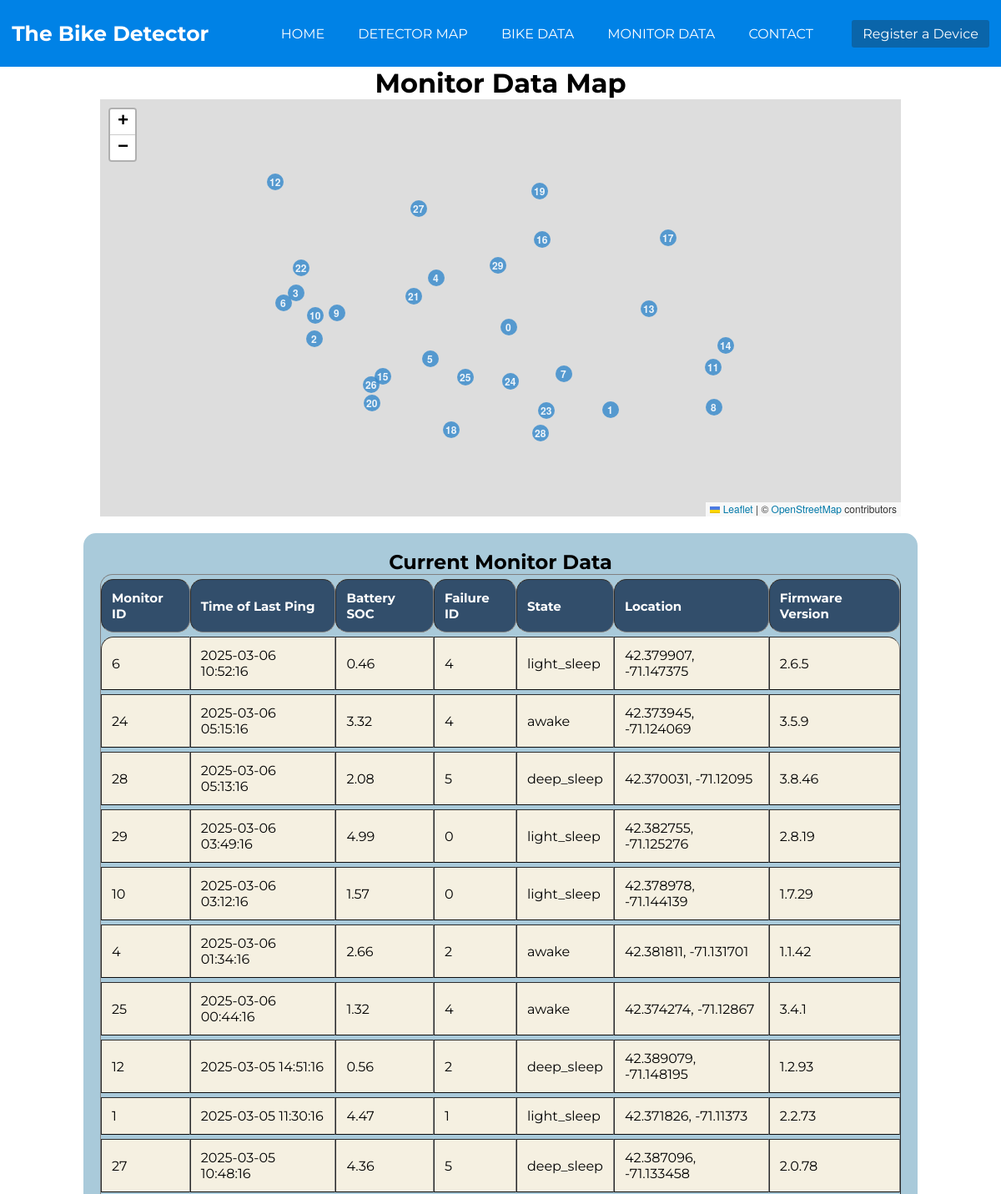
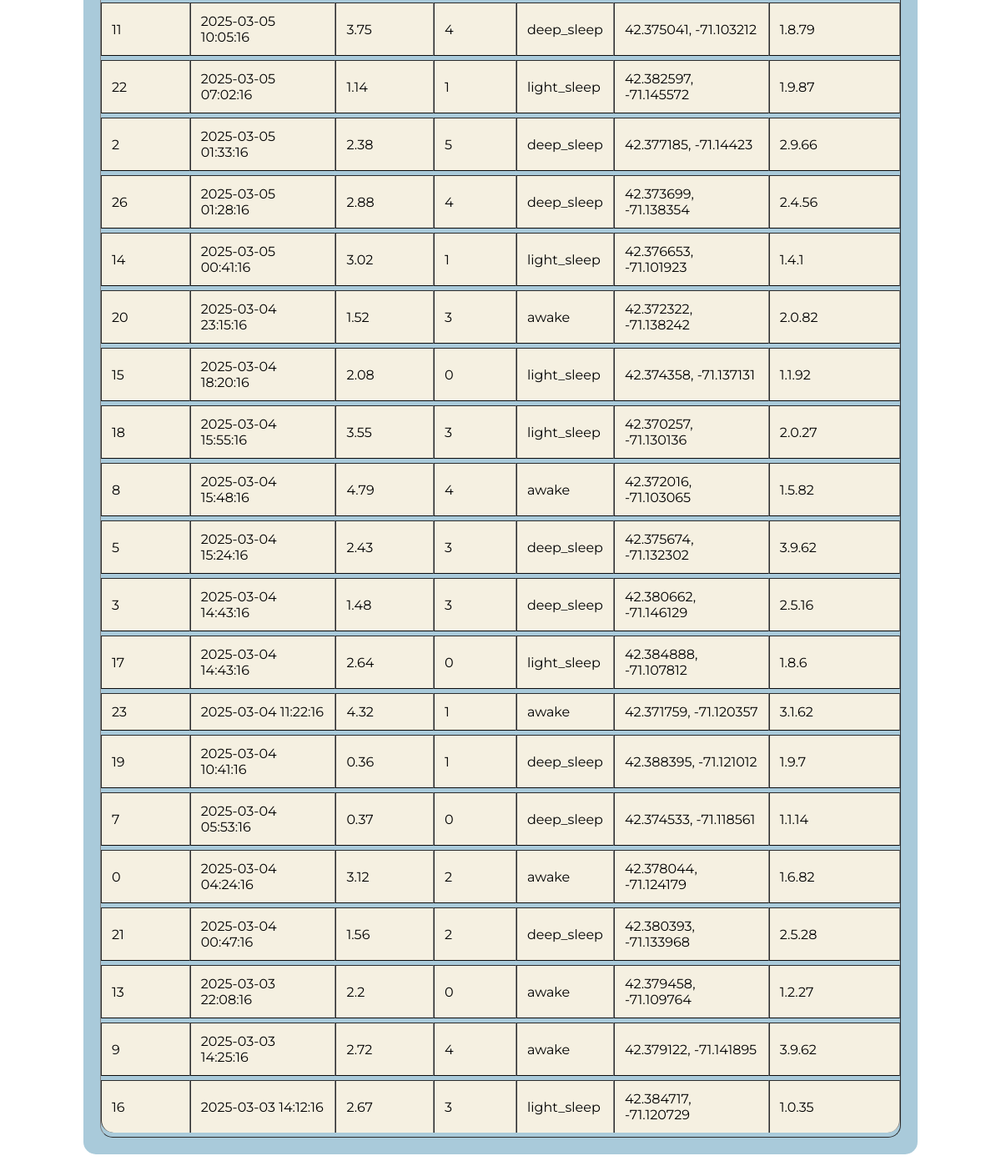
The page /map on the database its author committed (2 pictures, top to bottom).
### tables this page shows
CREATE TABLE monitor_data (
        monitor_ID INTEGER,
        time_of_last_ping TEXT,
        battery_SOC REAL,
        failure_ID INTEGER,
        state TEXT,
        location TEXT,
        firmware_version TEXT
    );

### fastapi_skeleton.py (the view)
@app.get("/map", response_class=HTMLResponse)
async def map_page(request: Request):
    conn = sqlite3.connect("data/server_monitor_data_agg.db")
    cursor = conn.cursor()
    query = """
    SELECT monitor_ID, time_of_last_ping, battery_SOC, failure_ID, state, location, firmware_version
    FROM monitor_data
    WHERE monitor_ID IN (
        SELECT monitor_ID
        FROM monitor_data
        GROUP BY monitor_ID
        ORDER BY MAX(time_of_last_ping) DESC
    )
    ORDER BY time_of_last_ping DESC
    """
    cursor.execute(query)
    data = cursor.fetchall()  # Get all the rows
    conn.close()
    return templates.TemplateResponse("map_page.html", {"request": request, "data": data})

### templates/map_page.html (shortened to what this page needs)
{% extends "base.html" %}
{% block content %}
    <h1 style="text-align: center;">Monitor Data Map</h1>
    <div style="display: flex; justify-content: center; flex-direction: column; align-items: center;">
        <link rel="stylesheet" href="https://unpkg.com/leaflet@1.7.1/dist/leaflet.css" />
        <div id="map" style="height: 500px; width: 80%;"></div>
        <div class="table-container" style="width: 80%; margin-top: 20px; text-align: center;">
            <h2>Current Monitor Data</h2>
            <table border="1" style="width: 100%; text-align: center;">
                <thead>
                    <tr>
                        <th>Monitor ID</th>
                        <th>Time of Last Ping</th>
                        <th>Battery SOC</th>
                        <th>Failure ID</th>
                        <th>State</th>
                        <th>Location</th>
                        <th>Firmware Version</th>
                    </tr>
                </thead>
                <tbody>
                    {% for entry in data %}
                    <tr data-id="{{ entry[0] }}">
                        <td>{{ entry[0] }}</td>
                        <td>{{ entry[1] }}</td>
                        <td>{{ entry[2] }}</td>
                        <td>{{ entry[3] }}</td>
                        <td>{{ entry[4] }}</td>
                        <td>{{ entry[5] }}</td>
                        <td>{{ entry[6] }}</td>
                    </tr>
                    {% endfor %}
                </tbody>
            </table>
        </div>
    </div>
{% endblock %}

### static/home.css (style rules this page uses)
* { margin: 0; text-decoration: none; list-style: none; }
body { font-family: "Montserrat", sans-serif; }

### templates/map_page.html (style rules this page uses)
#map { height: 500px; width: 100%; }
.table-container { margin: 20px auto; padding: 20px; width: 100%; max-width: 1300px; background-color: #a9cada; border-radius: 15px; }
table { width: 100%; border-collapse: separate; border-spacing: 0 5px; border-radius: 15px; }
th { background-color: #324e6b; color: white; padding: 12px; text-align: left; font-size: 15px; border-top-left-radius: 15px; border-top-right-radius: 15px; border-bottom-left-radius: 15px; border-bottom-right-radius: 15px; }
tr { background-color: #f5f0e1; border-radius: 15px; padding: 10px; }
td { padding: 12px; text-align: left; border-bottom: 1px solid #0c0c0c; }
tr:first-child td:first-child { border-top-left-radius: 15px; }
tr:first-child td:last-child { border-top-right-radius: 15px; }
tr:last-child td:first-child { border-bottom-left-radius: 15px; }
tr:last-child td:last-child { border-bottom-right-radius: 15px; }
tr:last-child td { border-bottom: none; }

### rows shown on the page
monitor_data: monitor_ID "6", time_of_last_ping "2025-03-06 10:52:16", battery_SOC "0.46", failure_ID "4", state "light_sleep", location "42.379907, -71.147375", firmware_version "2.6.5"
monitor_data: monitor_ID "24", time_of_last_ping "2025-03-06 05:15:16", battery_SOC "3.32", failure_ID "4", state "awake", location "42.373945, -71.124069", firmware_version "3.5.9"
monitor_data: monitor_ID "28", time_of_last_ping "2025-03-06 05:13:16", battery_SOC "2.08", failure_ID "5", state "deep_sleep", location "42.370031, -71.12095", firmware_version "3.8.46"
monitor_data: monitor_ID "29", time_of_last_ping "2025-03-06 03:49:16", battery_SOC "4.99", failure_ID "0", state "light_sleep", location "42.382755, -71.125276", firmware_version "2.8.19"
monitor_data: monitor_ID "10", time_of_last_ping "2025-03-06 03:12:16", battery_SOC "1.57", failure_ID "0", state "light_sleep", location "42.378978, -71.144139", firmware_version "1.7.29"
monitor_data: monitor_ID "4", time_of_last_ping "2025-03-06 01:34:16", battery_SOC "2.66", failure_ID "2", state "awake", location "42.381811, -71.131701", firmware_version "1.1.42"
monitor_data: monitor_ID "25", time_of_last_ping "2025-03-06 00:44:16", battery_SOC "1.32", failure_ID "4", state "awake", location "42.374274, -71.12867", firmware_version "3.4.1"
monitor_data: monitor_ID "12", time_of_last_ping "2025-03-05 14:51:16", battery_SOC "0.56", failure_ID "2", state "deep_sleep", location "42.389079, -71.148195", firmware_version "1.2.93"
monitor_data: monitor_ID "1", time_of_last_ping "2025-03-05 11:30:16", battery_SOC "4.47", failure_ID "1", state "light_sleep", location "42.371826, -71.11373", firmware_version "2.2.73"
monitor_data: monitor_ID "27", time_of_last_ping "2025-03-05 10:48:16", battery_SOC "4.36", failure_ID "5", state "deep_sleep", location "42.387096, -71.133458", firmware_version "2.0.78"
monitor_data: monitor_ID "11", time_of_last_ping "2025-03-05 10:05:16", battery_SOC "3.75", failure_ID "4", state "deep_sleep", location "42.375041, -71.103212", firmware_version "1.8.79"
monitor_data: monitor_ID "22", time_of_last_ping "2025-03-05 07:02:16", battery_SOC "1.14", failure_ID "1", state "light_sleep", location "42.382597, -71.145572", firmware_version "1.9.87"
monitor_data: monitor_ID "2", time_of_last_ping "2025-03-05 01:33:16", battery_SOC "2.38", failure_ID "5", state "deep_sleep", location "42.377185, -71.14423", firmware_version "2.9.66"
monitor_data: monitor_ID "26", time_of_last_ping "2025-03-05 01:28:16", battery_SOC "2.88", failure_ID "4", state "deep_sleep", location "42.373699, -71.138354", firmware_version "2.4.56"
monitor_data: monitor_ID "14", time_of_last_ping "2025-03-05 00:41:16", battery_SOC "3.02", failure_ID "1", state "light_sleep", location "42.376653, -71.101923", firmware_version "1.4.1"
monitor_data: monitor_ID "20", time_of_last_ping "2025-03-04 23:15:16", battery_SOC "1.52", failure_ID "3", state "awake", location "42.372322, -71.138242", firmware_version "2.0.82"
monitor_data: monitor_ID "15", time_of_last_ping "2025-03-04 18:20:16", battery_SOC "2.08", failure_ID "0", state "light_sleep", location "42.374358, -71.137131", firmware_version "1.1.92"
monitor_data: monitor_ID "18", time_of_last_ping "2025-03-04 15:55:16", battery_SOC "3.55", failure_ID "3", state "light_sleep", location "42.370257, -71.130136", firmware_version "2.0.27"
monitor_data: monitor_ID "8", time_of_last_ping "2025-03-04 15:48:16", battery_SOC "4.79", failure_ID "4", state "awake", location "42.372016, -71.103065", firmware_version "1.5.82"
monitor_data: monitor_ID "5", time_of_last_ping "2025-03-04 15:24:16", battery_SOC "2.43", failure_ID "3", state "deep_sleep", location "42.375674, -71.132302", firmware_version "3.9.62"
monitor_data: monitor_ID "3", time_of_last_ping "2025-03-04 14:43:16", battery_SOC "1.48", failure_ID "3", state "deep_sleep", location "42.380662, -71.146129", firmware_version "2.5.16"
monitor_data: monitor_ID "17", time_of_last_ping "2025-03-04 14:43:16", battery_SOC "2.64", failure_ID "0", state "light_sleep", location "42.384888, -71.107812", firmware_version "1.8.6"
monitor_data: monitor_ID "23", time_of_last_ping "2025-03-04 11:22:16", battery_SOC "4.32", failure_ID "1", state "awake", location "42.371759, -71.120357", firmware_version "3.1.62"
monitor_data: monitor_ID "19", time_of_last_ping "2025-03-04 10:41:16", battery_SOC "0.36", failure_ID "1", state "deep_sleep", location "42.388395, -71.121012", firmware_version "1.9.7"
monitor_data: monitor_ID "7", time_of_last_ping "2025-03-04 05:53:16", battery_SOC "0.37", failure_ID "0", state "deep_sleep", location "42.374533, -71.118561", firmware_version "1.1.14"
monitor_data: monitor_ID "0", time_of_last_ping "2025-03-04 04:24:16", battery_SOC "3.12", failure_ID "2", state "awake", location "42.378044, -71.124179", firmware_version "1.6.82"
monitor_data: monitor_ID "21", time_of_last_ping "2025-03-04 00:47:16", battery_SOC "1.56", failure_ID "2", state "deep_sleep", location "42.380393, -71.133968", firmware_version "2.5.28"
monitor_data: monitor_ID "13", time_of_last_ping "2025-03-03 22:08:16", battery_SOC "2.2", failure_ID "0", state "awake", location "42.379458, -71.109764", firmware_version "1.2.27"
monitor_data: monitor_ID "9", time_of_last_ping "2025-03-03 14:25:16", battery_SOC "2.72", failure_ID "4", state "awake", location "42.379122, -71.141895", firmware_version "3.9.62"
monitor_data: monitor_ID "16", time_of_last_ping "2025-03-03 14:12:16", battery_SOC "2.67", failure_ID "3", state "light_sleep", location "42.384717, -71.120729", firmware_version "1.0.35"
